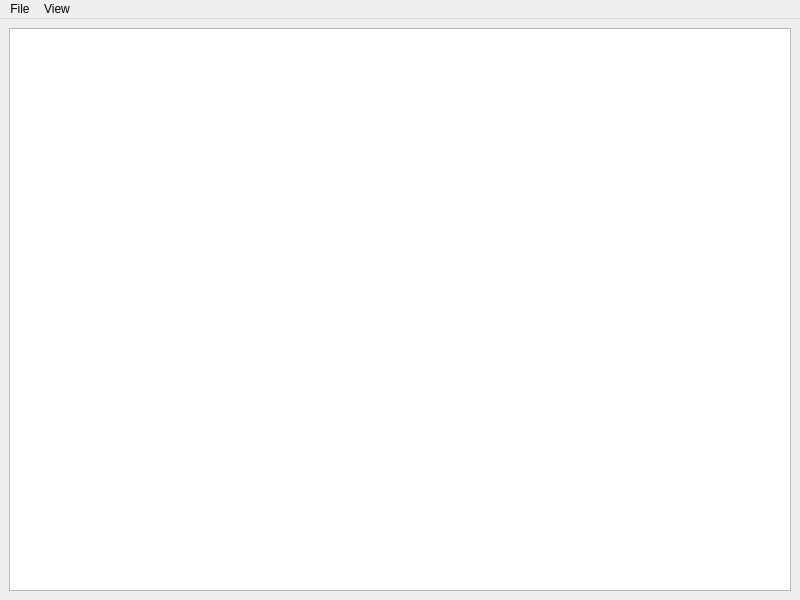
<?xml version="1.0" encoding="UTF-8"?>
<ui version="4.0">
 <class>MainWindow</class>
 <widget class="QMainWindow" name="MainWindow">
  <property name="geometry">
   <rect>
    <x>0</x>
    <y>0</y>
    <width>800</width>
    <height>600</height>
   </rect>
  </property>
  <property name="focusPolicy">
   <enum>Qt::StrongFocus</enum>
  </property>
  <property name="acceptDrops">
   <bool>false</bool>
  </property>
  <property name="windowTitle">
   <string>VIVA - Viewer</string>
  </property>
  <property name="windowIcon">
   <iconset>
    <normaloff>../../../.designer/assets/icon.png</normaloff>../../../.designer/assets/icon.png</iconset>
  </property>
  <widget class="QWidget" name="centralwidget">
   <property name="sizePolicy">
    <sizepolicy hsizetype="Expanding" vsizetype="Expanding">
     <horstretch>0</horstretch>
     <verstretch>0</verstretch>
    </sizepolicy>
   </property>
   <property name="focusPolicy">
    <enum>Qt::StrongFocus</enum>
   </property>
   <layout class="QHBoxLayout" name="horizontalLayout">
    <item>
     <widget class="Stage" name="graphicsView">
      <property name="sizePolicy">
       <sizepolicy hsizetype="Expanding" vsizetype="Expanding">
        <horstretch>0</horstretch>
        <verstretch>0</verstretch>
       </sizepolicy>
      </property>
      <property name="autoFillBackground">
       <bool>true</bool>
      </property>
     </widget>
    </item>
   </layout>
  </widget>
  <widget class="BasicMenu" name="menubar">
   <property name="geometry">
    <rect>
     <x>0</x>
     <y>0</y>
     <width>800</width>
     <height>25</height>
    </rect>
   </property>
   <widget class="QMenu" name="menuFile">
    <property name="title">
     <string>File</string>
    </property>
    <addaction name="actionAdd_Object"/>
   </widget>
   <widget class="QMenu" name="menuView">
    <property name="title">
     <string>View</string>
    </property>
    <addaction name="action3D"/>
    <addaction name="actionCombo"/>
    <addaction name="actionXY"/>
    <addaction name="actionXZ"/>
    <addaction name="actionYZ"/>
    <addaction name="separator"/>
    <addaction name="separator"/>
    <addaction name="actionScreenShot"/>
   </widget>
   <addaction name="menuFile"/>
   <addaction name="menuView"/>
  </widget>
  <action name="actionAdd_Object">
   <property name="text">
    <string>Open</string>
   </property>
  </action>
  <action name="action3D">
   <property name="text">
    <string>3D</string>
   </property>
  </action>
  <action name="actionCombo">
   <property name="text">
    <string>Combo</string>
   </property>
  </action>
  <action name="actionXY">
   <property name="text">
    <string>XY</string>
   </property>
  </action>
  <action name="actionXZ">
   <property name="text">
    <string>XZ</string>
   </property>
  </action>
  <action name="actionYZ">
   <property name="text">
    <string>YZ</string>
   </property>
  </action>
  <action name="actionScreen_shot">
   <property name="text">
    <string>Screen-shot</string>
   </property>
  </action>
  <action name="actionScreenShot">
   <property name="text">
    <string>ScreenShot</string>
   </property>
  </action>
 </widget>
 <customwidgets>
  <customwidget>
   <class>Stage</class>
   <extends>QGraphicsView</extends>
   <header>Stage.h</header>
  </customwidget>
  <customwidget>
   <class>BasicMenu</class>
   <extends>QMenuBar</extends>
   <header>BasicMenu.h</header>
  </customwidget>
 </customwidgets>
 <tabstops>
  <tabstop>graphicsView</tabstop>
 </tabstops>
 <resources/>
 <connections/>
</ui>
